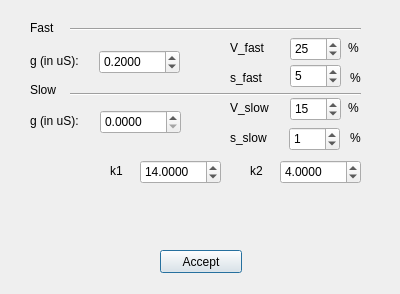
<?xml version="1.0" encoding="UTF-8"?>
<ui version="4.0">
 <class>SM_GUI_Golowasch_et_al_1999</class>
 <widget class="QDialog" name="SM_GUI_Golowasch_et_al_1999">
  <property name="windowModality">
   <enum>Qt::ApplicationModal</enum>
  </property>
  <property name="geometry">
   <rect>
    <x>0</x>
    <y>0</y>
    <width>400</width>
    <height>294</height>
   </rect>
  </property>
  <property name="windowTitle">
   <string>Golowash et al. 1999 synapse parameters</string>
  </property>
  <widget class="QLabel" name="label_101">
   <property name="geometry">
    <rect>
     <x>230</x>
     <y>70</y>
     <width>61</width>
     <height>15</height>
    </rect>
   </property>
   <property name="text">
    <string>s_fast</string>
   </property>
  </widget>
  <widget class="QDoubleSpinBox" name="double_gSlow">
   <property name="geometry">
    <rect>
     <x>100</x>
     <y>110</y>
     <width>81</width>
     <height>24</height>
    </rect>
   </property>
   <property name="decimals">
    <number>4</number>
   </property>
   <property name="singleStep">
    <double>0.100000000000000</double>
   </property>
   <property name="value">
    <double>0.000000000000000</double>
   </property>
  </widget>
  <widget class="QLabel" name="label_29">
   <property name="geometry">
    <rect>
     <x>30</x>
     <y>20</y>
     <width>61</width>
     <height>15</height>
    </rect>
   </property>
   <property name="text">
    <string>Fast</string>
   </property>
  </widget>
  <widget class="QLabel" name="label_77">
   <property name="geometry">
    <rect>
     <x>30</x>
     <y>113</y>
     <width>61</width>
     <height>16</height>
    </rect>
   </property>
   <property name="text">
    <string>g (in uS):</string>
   </property>
  </widget>
  <widget class="QLabel" name="label_85">
   <property name="geometry">
    <rect>
     <x>348</x>
     <y>40</y>
     <width>16</width>
     <height>16</height>
    </rect>
   </property>
   <property name="text">
    <string>%</string>
   </property>
  </widget>
  <widget class="QSpinBox" name="double_vthFast">
   <property name="geometry">
    <rect>
     <x>290</x>
     <y>37</y>
     <width>51</width>
     <height>24</height>
    </rect>
   </property>
   <property name="maximum">
    <number>100</number>
   </property>
   <property name="value">
    <number>25</number>
   </property>
  </widget>
  <widget class="QSpinBox" name="double_vthSlow">
   <property name="geometry">
    <rect>
     <x>290</x>
     <y>97</y>
     <width>51</width>
     <height>24</height>
    </rect>
   </property>
   <property name="maximum">
    <number>100</number>
   </property>
   <property name="value">
    <number>15</number>
   </property>
  </widget>
  <widget class="QDoubleSpinBox" name="double_k1">
   <property name="geometry">
    <rect>
     <x>140</x>
     <y>160</y>
     <width>81</width>
     <height>24</height>
    </rect>
   </property>
   <property name="decimals">
    <number>4</number>
   </property>
   <property name="singleStep">
    <double>0.001000000000000</double>
   </property>
   <property name="value">
    <double>14.000000000000000</double>
   </property>
  </widget>
  <widget class="QLabel" name="label_76">
   <property name="geometry">
    <rect>
     <x>30</x>
     <y>53</y>
     <width>61</width>
     <height>16</height>
    </rect>
   </property>
   <property name="text">
    <string>g (in uS):</string>
   </property>
  </widget>
  <widget class="QLabel" name="label_30">
   <property name="geometry">
    <rect>
     <x>30</x>
     <y>82</y>
     <width>61</width>
     <height>15</height>
    </rect>
   </property>
   <property name="text">
    <string>Slow</string>
   </property>
  </widget>
  <widget class="QLabel" name="label_106">
   <property name="geometry">
    <rect>
     <x>350</x>
     <y>130</y>
     <width>16</width>
     <height>16</height>
    </rect>
   </property>
   <property name="text">
    <string>%</string>
   </property>
  </widget>
  <widget class="QLabel" name="label_103">
   <property name="geometry">
    <rect>
     <x>230</x>
     <y>130</y>
     <width>61</width>
     <height>15</height>
    </rect>
   </property>
   <property name="text">
    <string>s_slow</string>
   </property>
  </widget>
  <widget class="QDoubleSpinBox" name="double_gFast">
   <property name="geometry">
    <rect>
     <x>99</x>
     <y>50</y>
     <width>81</width>
     <height>24</height>
    </rect>
   </property>
   <property name="decimals">
    <number>4</number>
   </property>
   <property name="singleStep">
    <double>0.100000000000000</double>
   </property>
   <property name="value">
    <double>0.200000000000000</double>
   </property>
  </widget>
  <widget class="QLabel" name="label_96">
   <property name="geometry">
    <rect>
     <x>250</x>
     <y>163</y>
     <width>21</width>
     <height>16</height>
    </rect>
   </property>
   <property name="text">
    <string>k2</string>
   </property>
  </widget>
  <widget class="QDoubleSpinBox" name="double_k2">
   <property name="geometry">
    <rect>
     <x>280</x>
     <y>160</y>
     <width>81</width>
     <height>24</height>
    </rect>
   </property>
   <property name="decimals">
    <number>4</number>
   </property>
   <property name="singleStep">
    <double>0.001000000000000</double>
   </property>
   <property name="value">
    <double>4.000000000000000</double>
   </property>
  </widget>
  <widget class="QLabel" name="label_95">
   <property name="geometry">
    <rect>
     <x>110</x>
     <y>163</y>
     <width>21</width>
     <height>16</height>
    </rect>
   </property>
   <property name="text">
    <string>k1</string>
   </property>
  </widget>
  <widget class="QSpinBox" name="double_sFast">
   <property name="geometry">
    <rect>
     <x>290</x>
     <y>64</y>
     <width>51</width>
     <height>24</height>
    </rect>
   </property>
   <property name="maximum">
    <number>100</number>
   </property>
   <property name="value">
    <number>5</number>
   </property>
  </widget>
  <widget class="QLabel" name="label_87">
   <property name="geometry">
    <rect>
     <x>348</x>
     <y>100</y>
     <width>16</width>
     <height>16</height>
    </rect>
   </property>
   <property name="text">
    <string>%</string>
   </property>
  </widget>
  <widget class="Line" name="line_3">
   <property name="geometry">
    <rect>
     <x>70</x>
     <y>84</y>
     <width>291</width>
     <height>20</height>
    </rect>
   </property>
   <property name="orientation">
    <enum>Qt::Horizontal</enum>
   </property>
  </widget>
  <widget class="Line" name="line">
   <property name="geometry">
    <rect>
     <x>70</x>
     <y>19</y>
     <width>291</width>
     <height>20</height>
    </rect>
   </property>
   <property name="orientation">
    <enum>Qt::Horizontal</enum>
   </property>
  </widget>
  <widget class="QLabel" name="label_78">
   <property name="geometry">
    <rect>
     <x>230</x>
     <y>100</y>
     <width>51</width>
     <height>16</height>
    </rect>
   </property>
   <property name="text">
    <string>V_slow</string>
   </property>
  </widget>
  <widget class="QLabel" name="label_67">
   <property name="geometry">
    <rect>
     <x>230</x>
     <y>40</y>
     <width>51</width>
     <height>16</height>
    </rect>
   </property>
   <property name="text">
    <string>V_fast</string>
   </property>
  </widget>
  <widget class="QSpinBox" name="double_sSlow">
   <property name="geometry">
    <rect>
     <x>289</x>
     <y>127</y>
     <width>51</width>
     <height>24</height>
    </rect>
   </property>
   <property name="maximum">
    <number>100</number>
   </property>
   <property name="value">
    <number>1</number>
   </property>
  </widget>
  <widget class="QLabel" name="label_105">
   <property name="geometry">
    <rect>
     <x>350</x>
     <y>70</y>
     <width>16</width>
     <height>16</height>
    </rect>
   </property>
   <property name="text">
    <string>%</string>
   </property>
  </widget>
  <widget class="QPushButton" name="pushButton_accept">
   <property name="geometry">
    <rect>
     <x>160</x>
     <y>250</y>
     <width>82</width>
     <height>23</height>
    </rect>
   </property>
   <property name="text">
    <string>Accept</string>
   </property>
  </widget>
 </widget>
 <resources/>
 <connections/>
</ui>
